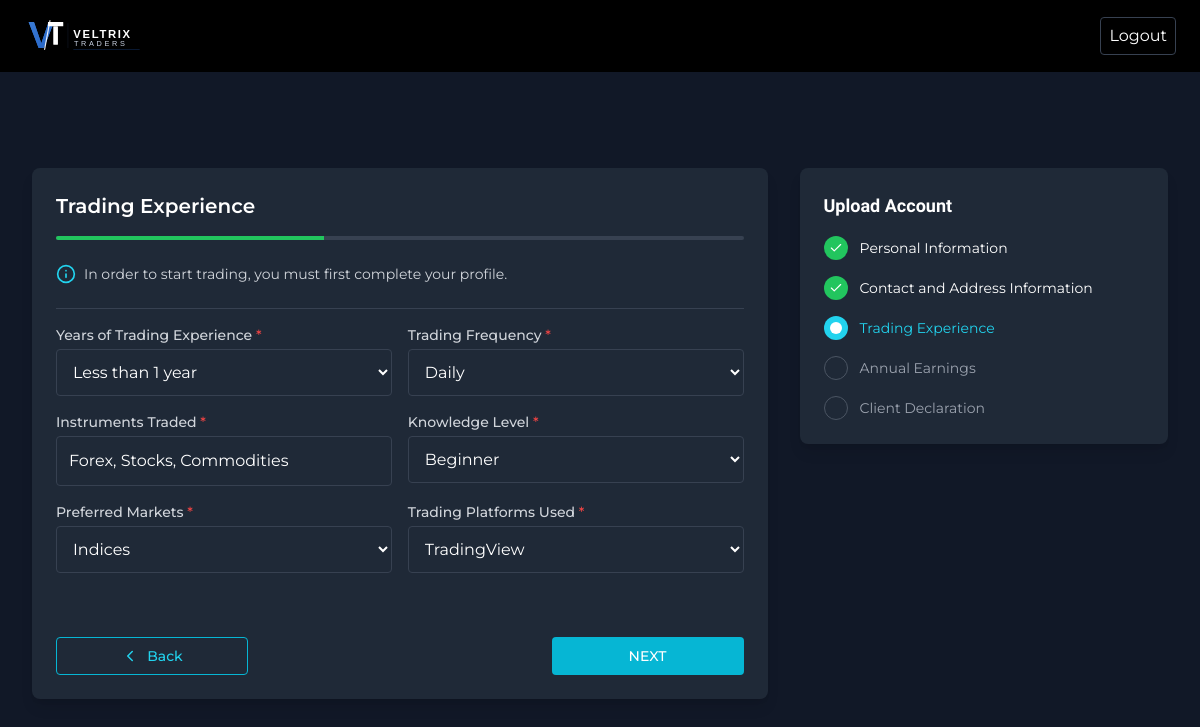
The app's page /setup-experience/ (signed in) with its own data.
### VeltrixApp/models.py (models this page shows, shortened)
class User(AbstractUser):
    title = models.CharField(max_length=10, blank=True, null=True)
    phone = models.CharField(max_length=20, blank=True, null=True)
    date_of_birth = models.DateField(blank=True, null=True)
    house_no = models.CharField(max_length=50, blank=True, null=True)
    address = models.TextField(blank=True, null=True)
    city = models.CharField(max_length=100, blank=True, null=True)
    province = models.CharField(max_length=100, blank=True, null=True)
    zip_code = models.CharField(max_length=20, blank=True, null=True)
    country = models.CharField(max_length=100, blank=True, null=True)
    profile_image = models.ImageField(upload_to='profiles/', blank=True, null=True)
    referral_code = models.CharField(max_length=20, unique=True, blank=True, null=True)
    referred_by = models.ForeignKey('self', on_delete=models.SET_NULL, blank=True, null=True, related_name='referrals')
    email_verified = models.BooleanField(default=False)
    two_factor_enabled = models.BooleanField(default=False)
    two_factor_secret = models.CharField(max_length=255, blank=True, null=True)
    is_kyc_verified = models.BooleanField(default=False)
    email_otp = models.CharField(max_length=6, blank=True, null=True)
    email_otp_created_at = models.DateTimeField(blank=True, null=True)
    is_email_verified = models.BooleanField(default=False)
    email_deposit = models.BooleanField(default=True)
    email_withdrawal = models.BooleanField(default=True)
    email_trade = models.BooleanField(default=True)
    email_account_update = models.BooleanField(default=True)
    push_deposit = models.BooleanField(default=True)
    push_withdrawal = models.BooleanField(default=True)
    push_trade = models.BooleanField(default=True)
    document_type = models.CharField(max_length=20, blank=True, null=True)
    document_number = models.CharField(max_length=100, blank=True, null=True)
    document_expiry = models.DateField(blank=True, null=True)
    document_front = models.ImageField(upload_to='kyc/', blank=True, null=True)
    document_back = models.ImageField(upload_to='kyc/', blank=True, null=True)
    yrs_experience = models.CharField(max_length=50, blank=True, null=True)
    trading_frequency = models.CharField(max_length=50, blank=True, null=True)
    instrument_traded = models.TextField(blank=True, null=True)
    knowledge_level = models.CharField(max_length=50, blank=True, null=True)
    preferred_market = models.CharField(max_length=100, blank=True, null=True)
    trading_platform = models.CharField(max_length=100, blank=True, null=True)
    annual_income = models.CharField(max_length=50, blank=True, null=True)
    source_of_income = models.CharField(max_length=100, blank=True, null=True)
    tax_residence = models.CharField(max_length=100, blank=True, null=True)
    balance = models.DecimalField(max_digits=20, decimal_places=2, default=0)
    bonus_balance = models.DecimalField(max_digits=20, decimal_places=2, default=0)
    total_deposit = models.DecimalField(max_digits=20, decimal_places=2, default=0)
    total_withdrawal = models.DecimalField(max_digits=20, decimal_places=2, default=0)
    total_commission = models.DecimalField(max_digits=20, decimal_places=2, default=0)
    loyalty_status = models.CharField(max_length=50, default='Bronze')
    loyalty_tier_color = models.CharField(max_length=20, blank=True, null=True)
    loyalty_benefits = models.TextField(blank=True, null=True)
    loyalty_updated_at = models.DateTimeField(auto_now=True)
    last_login_ip = models.GenericIPAddressField(blank=True, null=True)
    created_at = models.DateTimeField(auto_now_add=True)
    updated_at = models.DateTimeField(auto_now=True)

### VeltrixApp/views.py (the view)
# urls.py: path('setup-experience/', views.setup_experience, name='setup_experience'),
@login_required
def setup_experience(request):
    if request.method == 'POST':
        form = SetupExperienceForm(request.POST, instance=request.user)
        if form.is_valid():
            form.save()
            messages.success(request, 'Trading experience saved!')
            return redirect('setup_earnings')
    else:
        form = SetupExperienceForm(instance=request.user)
    return render(request, 'setup-experience.html', {'form': form})

### VeltrixApp/forms.py
class SetupExperienceForm(forms.ModelForm):
    class Meta:
        model = User
        fields = ['yrs_experience', 'trading_frequency', 'instrument_traded', 'knowledge_level', 'preferred_market', 'trading_platform']

### VeltrixApp/templates/setup-experience.html (shortened to what this page needs)
{% extends "user/includes/setup-header.html" %}
{% load static %}
{% block content %}
<div class="max-w-7xl mx-auto px-4 py-8">
    <form action="{% url 'setup_experience' %}" method="POST">
        <div class="max-w-7xl mx-auto flex flex-col md:flex-row px-4 py-8 gap-8">
            <div class="w-full md:w-2/3 bg-gray-800 rounded-lg p-6 shadow-lg">
                <div style="opacity: 1; transform: none">
                    <h2 class="text-white text-xl font-semibold mb-2">
                        Trading Experience
                    </h2>
                </div>
                <div class="w-full bg-gray-700 h-1 mt-4 mb-6 rounded-full overflow-hidden">
                    <div class="h-full bg-green-500 transition-all duration-700 ease-in-out" style="width: 39%"></div>
                </div>
                <div class="flex items-center mb-6 text-cyan-400">
                    <svg xmlns="http://www.w3.org/2000/svg" width="20" height="20" viewBox="0 0 24 24" fill="none" stroke="currentColor" stroke-width="2" stroke-linecap="round" stroke-linejoin="round" class="lucide lucide-info">
                        <circle cx="12" cy="12" r="10"></circle>
                        <path d="M12 16v-4"></path>
                        <path d="M12 8h.01"></path>
                    </svg>
                    <span class="ml-2 text-sm text-gray-300">
                        In order to start trading, you must first complete your profile.
                    </span>
                </div>
                <div class="border-t border-gray-700 py-4">
                    <div style="opacity: 1; transform: none">
                        <div class="mb-4 md:flex md:flex-row md:gap-4">
                            <div class="mb-4 md:mb-0 md:w-1/2">
                                <label class="block text-sm font-medium text-gray-300 mb-1">
                                    Years of Trading Experience <span class="text-red-500">*</span>
                                </label>
                                <div class="relative">
                                    <select name="yrs_experience" class="w-full p-3 bg-gray-800 text-white border {% if form.yrs_experience.errors %}border-red-500{% else %}border-gray-700{% endif %} rounded focus:ring-2 focus:ring-blue-500 focus:border-blue-500" required>
                                        <option value="Less than 1 year" {% if form.yrs_experience.value == 'Less than 1 year' %}selected{% endif %}>Less than 1 year</option>
                                    </select>
                                </div>
                            </div>
                            <div class="md:w-1/2">
                                <label class="block text-sm font-medium text-gray-300 mb-1">
                                    Trading Frequency <span class="text-red-500">*</span>
                                </label>
                                <div class="relative">
                                    <select name="trading_frequency" class="w-full p-3 bg-gray-800 text-white border {% if form.trading_frequency.errors %}border-red-500{% else %}border-gray-700{% endif %} rounded focus:ring-2 focus:ring-blue-500 focus:border-blue-500" required>
                                        <option value="Daily" {% if form.trading_frequency.value == 'Daily' %}selected{% endif %}>Daily</option>
                                    </select>
                                </div>
                            </div>
                        </div>
                    </div>
                    <div style="opacity: 1; transform: none">
                        <div class="mb-4 md:flex md:flex-row md:gap-4">
                            <div class="mb-4 md:mb-0 md:w-1/2">
                                <label class="block text-sm font-medium text-gray-300 mb-1">
                                    Instruments Traded <span class="text-red-500">*</span>
                                </label>
                                <input type="text" name="instrument_traded" value="{{ form.instrument_traded.value|default:'Forex, Stocks, Commodities' }}"
                                       class="w-full p-3 bg-gray-800 text-white border {% if form.instrument_traded.errors %}border-red-500{% else %}border-gray-700{% endif %} rounded focus:ring-2 focus:ring-blue-500 focus:border-blue-500"
                                       placeholder="Enter Instruments Traded" required />
                            </div>
                            <div class="md:w-1/2">
                                <label class="block text-sm font-medium text-gray-300 mb-1">
                                    Knowledge Level <span class="text-red-500">*</span>
                                </label>
                                <div class="relative">
                                    <select name="knowledge_level" class="w-full p-3 bg-gray-800 text-white border {% if form.knowledge_level.errors %}border-red-500{% else %}border-gray-700{% endif %} rounded focus:ring-2 focus:ring-blue-500 focus:border-blue-500" required>
                                        <option value="Beginner" {% if form.knowledge_level.value == 'Beginner' %}selected{% endif %}>Beginner</option>
                                    </select>
                                </div>
                            </div>
                        </div>
                    </div>
                    <div style="opacity: 1; transform: none">
                        <div class="mb-4 md:flex md:flex-row md:gap-4">
                            <div class="mb-4 md:mb-0 md:w-1/2">
                                <label class="block text-sm font-medium text-gray-300 mb-1">
                                    Preferred Markets <span class="text-red-500">*</span>
                                </label>
                                <div class="relative">
                                    <select name="preferred_market" class="w-full p-3 bg-gray-800 text-white border {% if form.preferred_market.errors %}border-red-500{% else %}border-gray-700{% endif %} rounded focus:ring-2 focus:ring-blue-500 focus:border-blue-500" required>
                                        <option value="Indices" {% if form.preferred_market.value == 'Indices' %}selected{% endif %}>Indices</option>
                                    </select>
                                </div>
                            </div>
                            <div class="md:w-1/2">
                                <label class="block text-sm font-medium text-gray-300 mb-1">
                                    Trading Platforms Used <span class="text-red-500">*</span>
                                </label>
                                <div class="relative">
                                    <select name="trading_platform" class="w-full p-3 bg-gray-800 text-white border {% if form.trading_platform.errors %}border-red-500{% else %}border-gray-700{% endif %} rounded focus:ring-2 focus:ring-blue-500 focus:border-blue-500" required>
                                        <option value="TradingView" {% if form.trading_platform.value == 'TradingView' %}selected{% endif %}>TradingView</option>
                                    </select>
                                </div>
                            </div>
                        </div>
                    </div>
                </div>
                <div class="flex justify-between mt-8">
                    <a href="{% url 'setup_contact' %}" class="flex items-center justify-center px-4 py-2 font-medium text-sm bg-transparent border border-cyan-500 text-cyan-400 rounded w-48 hover:bg-cyan-900 hover:bg-opacity-20 transition-colors">
                        <svg xmlns="http://www.w3.org/2000/svg" width="18" height="18" viewBox="0 0 24 24" fill="none" stroke="currentColor" stroke-width="2" stroke-linecap="round" stroke-linejoin="round" class="lucide lucide-chevron-left">
                            <path d="m15 18-6-6 6-6"></path>
                        </svg>
                        <span class="ml-2">Back</span>
                    </a>
                    <button type="submit" class="ml-auto px-4 py-2 font-medium text-sm bg-cyan-500 text-white rounded w-48 transition-all hover:bg-cyan-600">
                        NEXT
                    </button>
                </div>
            </div>
            <div class="w-full md:w-1/3 bg-gray-800 rounded-lg p-6 shadow-lg h-min">
                <h3 class="text-white text-lg font-semibold mb-4">
                    Upload Account
                </h3>
                <ul class="space-y-4">
                    <li class="flex items-center">
                        <div class="w-6 h-6 rounded-full flex items-center justify-center mr-3 bg-green-500">
                            <svg xmlns="http://www.w3.org/2000/svg" width="14" height="14" viewBox="0 0 24 24" fill="none" stroke="currentColor" stroke-width="2" stroke-linecap="round" stroke-linejoin="round" class="lucide lucide-check text-white">
                                <path d="M20 6 9 17l-5-5"></path>
                            </svg>
                        </div>
                        <span class="text-sm text-white">Personal Information</span>
                    </li>
                    <li class="flex items-center">
                        <div class="w-6 h-6 rounded-full flex items-center justify-center mr-3 bg-green-500">
                            <svg xmlns="http://www.w3.org/2000/svg" width="14" height="14" viewBox="0 0 24 24" fill="none" stroke="currentColor" stroke-width="2" stroke-linecap="round" stroke-linejoin="round" class="lucide lucide-check text-white">
                                <path d="M20 6 9 17l-5-5"></path>
                            </svg>
                        </div>
                        <span class="text-sm text-white">Contact and Address Information</span>
                    </li>
                    <li class="flex items-center">
                        <div class="w-6 h-6 rounded-full flex items-center justify-center mr-3 bg-cyan-400">
                            <div class="animate-pulse w-3 h-3 bg-white rounded-full"></div>
                        </div>
                        <span class="text-sm text-cyan-400">Trading Experience</span>
                    </li>
                    <li class="flex items-center">
                        <div class="w-6 h-6 rounded-full flex items-center justify-center mr-3 border border-gray-600"></div>
                        <span class="text-sm text-gray-400">Annual Earnings</span>
                    </li>
                    <li class="flex items-center">
                        <div class="w-6 h-6 rounded-full flex items-center justify-center mr-3 border border-gray-600"></div>
                        <span class="text-sm text-gray-400">Client Declaration</span>
                    </li>
                </ul>
            </div>
        </div>
    </form>
</div>
{% endblock %}

### records on screen
User: yrs_experience "Less than 1 year", trading_frequency "Daily", instrument_traded "Forex, Stocks, Commodities", knowledge_level "Beginner", preferred_market "Indices", trading_platform "TradingView"
